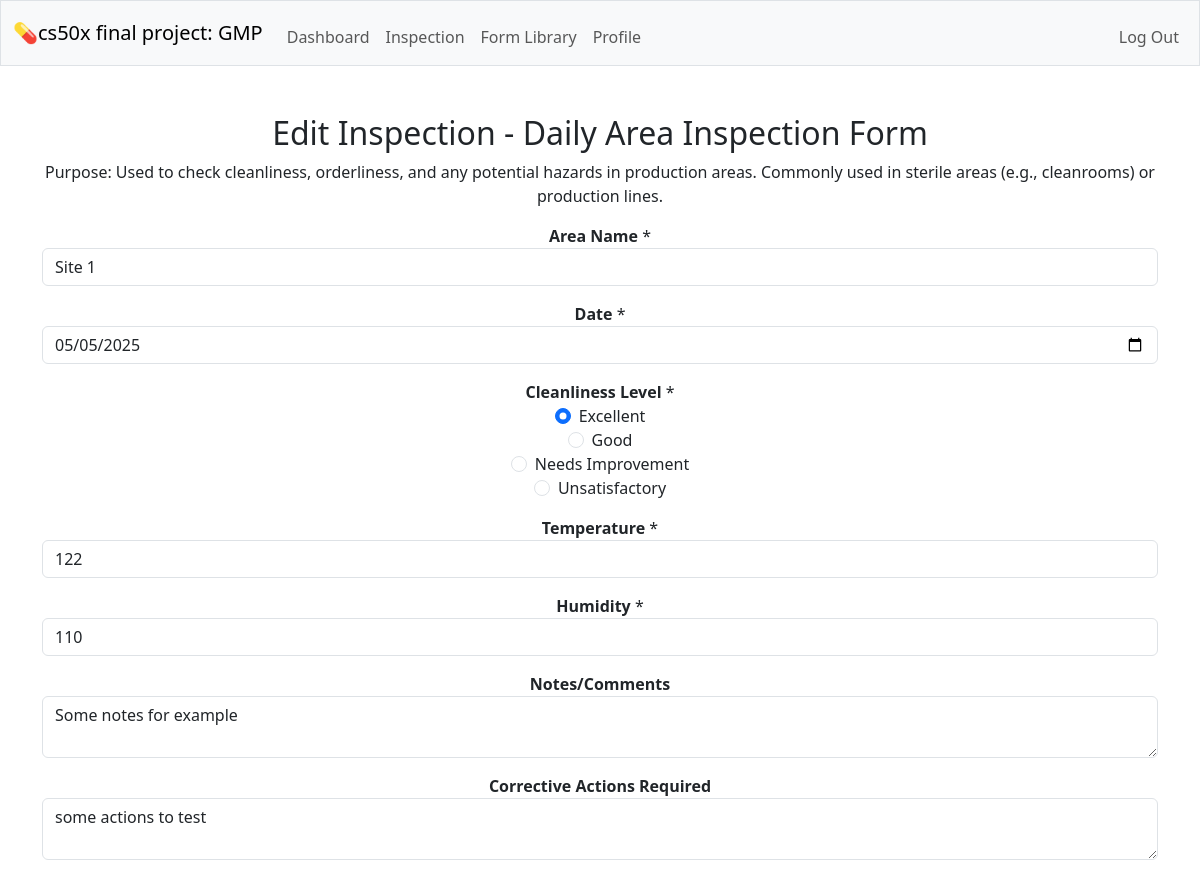
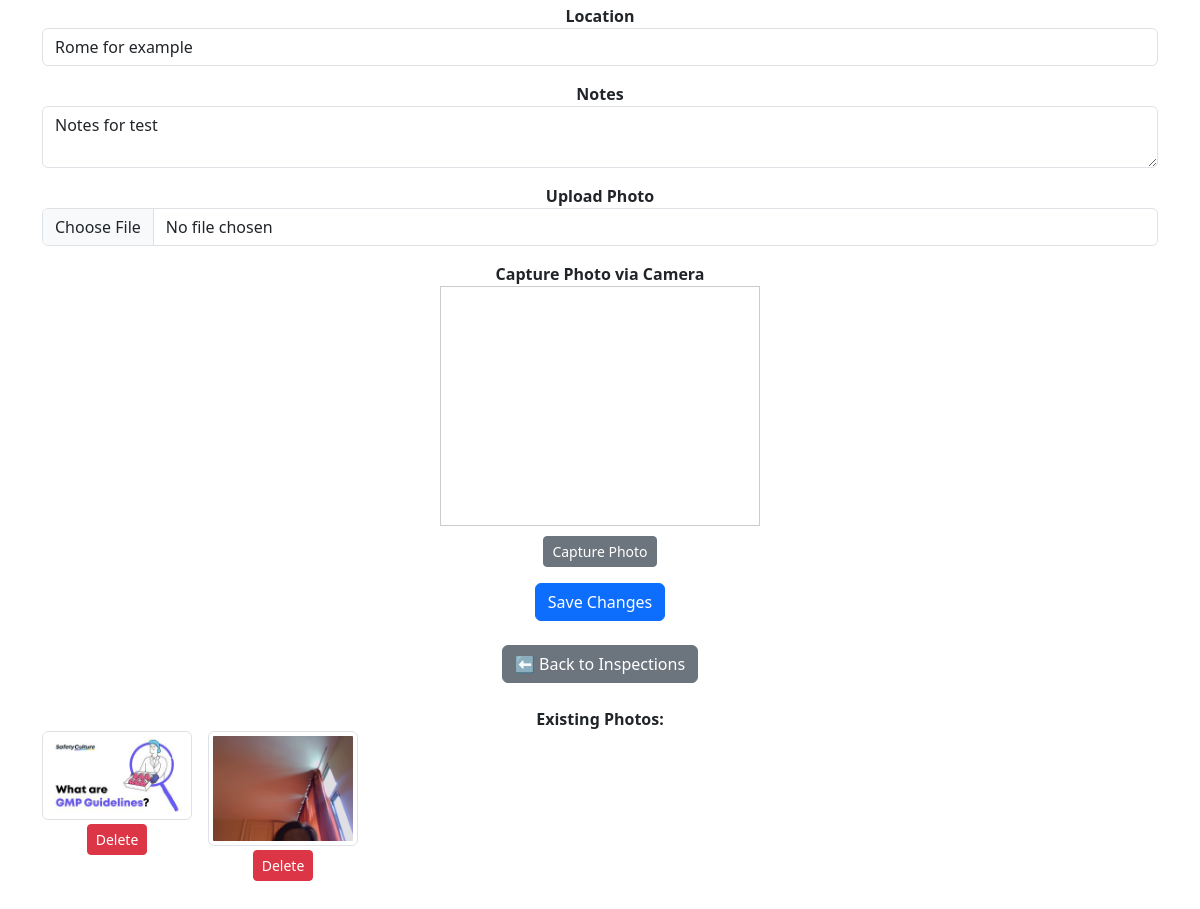
The page /inspection/8/edit (signed in) on the database its author committed (2 pictures, top to bottom).
### tables this page shows
CREATE TABLE forms (id INTEGER PRIMARY KEY AUTOINCREMENT NOT NULL, name TEXT NOT NULL UNIQUE, description TEXT NOT NULL, created_by INTEGER NOT NULL, FOREIGN KEY (created_by) REFERENCES users(id) );

CREATE TABLE form_fields (id INTEGER PRIMARY KEY AUTOINCREMENT NOT NULL, form_id INTEGER NOT NULL, label TEXT NOT NULL, field_type TEXT NOT NULL,  options TEXT, required BOOLEAN NOT NULL DEFAULT 1, display_order INTEGER DEFAULT 0,  FOREIGN KEY (form_id) REFERENCES forms(id) );

CREATE TABLE inspection_fields (id INTEGER PRIMARY KEY AUTOINCREMENT NOT NULL, inspection_id INTEGER NOT NULL, field_id INTEGER NOT NULL, value TEXT, comment TEXT, FOREIGN KEY (inspection_id) REFERENCES inspections(id), FOREIGN KEY (field_id) REFERENCES form_fields(id), UNIQUE(inspection_id, field_id));

CREATE TABLE inspections (id INTEGER PRIMARY KEY AUTOINCREMENT NOT NULL, form_id INTEGER NOT NULL, inspector_id INTEGER NOT NULL, submitted_at DATETIME DEFAULT CURRENT_TIMESTAMP, location TEXT,  notes TEXT,  score REAL, FOREIGN KEY (form_id) REFERENCES forms(id), FOREIGN KEY (inspector_id) REFERENCES users(id)
);

CREATE TABLE inspection_images (id INTEGER PRIMARY KEY AUTOINCREMENT, inspection_id INTEGER NOT NULL, filename TEXT NOT NULL, uploaded_at TIMESTAMP DEFAULT CURRENT_TIMESTAMP, FOREIGN KEY (inspection_id) REFERENCES inspections(id));

### app.py (the view, shortened to what this page needs)
@app.route("/inspection/<int:inspection_id>/edit", methods=["GET", "POST"])
@login_required
def inspection_edit(inspection_id):
    inspection = db.execute("SELECT * FROM inspections WHERE id = ? AND inspector_id = ?", inspection_id, session["user_id"])[0]
    form = db.execute("SELECT * FROM forms WHERE id = ?", inspection["form_id"])[0]
    fields = db.execute("SELECT * FROM form_fields WHERE form_id = ?", form["id"])
    for field in fields:
        value = db.execute("""
            SELECT value FROM inspection_fields
            WHERE inspection_id = ? AND field_id = ?
        """, inspection_id, field["id"])
        field["value"] = value[0]["value"] if value else ""
    images = db.execute("SELECT * FROM inspection_images WHERE inspection_id = ?", inspection_id)
    return render_template("inspection_edit.html", form=form, fields=fields, inspection=inspection, images=images)

### helpers.py (called while the page is built)
def login_required(f):
    @wraps(f)
    def decorated_function(*args, **kwargs):
        if session.get("user_id") is None:
            return redirect("/login")
        return f(*args, **kwargs)
    return decorated_function

### templates/inspection_edit.html (shortened to what this page needs)
{% extends "layout.html" %}
{% block main %}
<h2>Edit Inspection - {{ form.name }}</h2>
<p>{{ form.description }}</p>
<form method="POST" enctype="multipart/form-data" id="mainForm">
  {% for field in fields %}
    <div class="form-group mb-3">
      <label for="field_{{ field.id }}"><strong>{{ field.label }}</strong>{% if field.required %} *{% endif %}</label>
      {% if field.field_type == 'text' %}
        <input type="text" class="form-control" id="field_{{ field.id }}" name="field_{{ field.id }}" value="{{ field.value or '' }}">
      {% elif field.field_type == 'textarea' %}
        <textarea class="form-control" id="field_{{ field.id }}" name="field_{{ field.id }}">{{ field.value or '' }}</textarea>
      {% elif field.field_type == 'number' %}
        <input type="number" class="form-control" id="field_{{ field.id }}" name="field_{{ field.id }}" value="{{ field.value or '' }}">
      {% elif field.field_type == 'date' %}
        <input type="date" class="form-control" id="field_{{ field.id }}" name="field_{{ field.id }}" value="{{ field.value or '' }}">
      {% elif field.field_type == 'radio' %}
        {% for option in field.options.split(',') %}
          <div class="form-check">
            <input class="form-check-input" type="radio" name="field_{{ field.id }}" id="field_{{ field.id }}_{{ loop.index }}" value="{{ option.strip() }}" {% if field.value == option.strip() %}checked{% endif %}>
            <label class="form-check-label" for="field_{{ field.id }}_{{ loop.index }}">{{ option.strip() }}</label>
          </div>
        {% endfor %}
      {% endif %}
    </div>
  {% endfor %}
  <div class="form-group mb-3">
    <label for="location"><strong>Location</strong></label>
    <input type="text" class="form-control" name="location" id="location" value="{{ inspection.location or '' }}">
  </div>
  <div class="form-group mb-3">
    <label for="notes"><strong>Notes</strong></label>
    <textarea class="form-control" name="notes" id="notes">{{ inspection.notes or '' }}</textarea>
  </div>
  <div class="form-group mb-3">
    <label for="photo_upload"><strong>Upload Photo</strong></label>
    <input type="file" class="form-control" name="photo_upload" id="photo_upload" accept="image/*">
  </div>
  <div class="form-group mb-3">
    <label><strong>Capture Photo via Camera</strong></label>
    <div style="display:flex; flex-direction:column; align-items:center; gap:10px;">
      <video id="camera" width="320" height="240" autoplay style="border:1px solid #ccc;"></video>
      <button type="button" class="btn btn-secondary btn-sm" onclick="capturePhoto()">Capture Photo</button>
    </div>
  </div>
  <button type="submit" class="btn btn-primary">Save Changes</button>
  <div class="mt-4">
        <a href="/inspection_show" class="btn btn-secondary">⬅ Back to Inspections</a>
  </div>
</form>
<div class="mb-3 mt-4">
  <label><strong>Existing Photos:</strong></label>
  <div class="d-flex flex-wrap">
    {% for image in images %}
      <div class="me-3 mb-3 text-center">
        <img src="{{ url_for('static', filename='inspection_photos/' ~ image.filename) }}" alt="Photo" width="150" class="img-thumbnail">
        <form method="POST" onsubmit="return confirm('Are you sure you want to delete this photo?');">
          <button type="submit" class="btn btn-sm btn-danger mt-1">Delete</button>
        </form>
      </div>
    {% endfor %}
  </div>
</div>
{% endblock %}

### static/styles.css (style rules this page uses)
.form-check { width: 50%; margin: 0 auto; display: flex; align-items: center; justify-content: center; gap: 0.5rem; }
.form-check-label { margin: 0; text-align: center; }
.form-check-input { margin: 0; }

### rows shown on the page
forms: name "Daily Area Inspection Form", description "Purpose: Used to check cleanliness, orderliness, and any potential hazards in production areas. Commonly used in sterile areas (e.g., cleanrooms) or production lines."
form_fields: label "Area Name", value "Site 1"
form_fields: label "Date", value "05/05/2025"
form_fields: label "Cleanliness Level", id "☑ Excellent" "☐ Good" "☐ Needs Improvement" "☐ Unsatisfactory", strip "Excellent" "Good" "Needs Improvement" "Unsatisfactory"
form_fields: label "Temperature", value "122"
form_fields: label "Humidity", value "110"
form_fields: label "Notes/Comments", id "Some notes for example"
form_fields: label "Corrective Actions Required", id "some actions to test"
inspections: location "Rome for example", notes "Notes for test"
inspection_images: filename (picture)
inspection_images: filename (picture)
